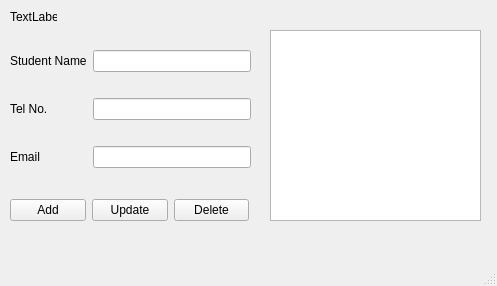
<?xml version="1.0" encoding="UTF-8"?>
<ui version="4.0">
 <class>MainWindow</class>
 <widget class="QMainWindow" name="MainWindow">
  <property name="geometry">
   <rect>
    <x>0</x>
    <y>0</y>
    <width>497</width>
    <height>286</height>
   </rect>
  </property>
  <property name="windowTitle">
   <string>MainWindow</string>
  </property>
  <widget class="QWidget" name="centralwidget">
   <widget class="QWidget" name="horizontalLayoutWidget">
    <property name="geometry">
     <rect>
      <x>10</x>
      <y>190</y>
      <width>239</width>
      <height>41</height>
     </rect>
    </property>
    <layout class="QHBoxLayout" name="horizontalLayout">
     <item>
      <widget class="QPushButton" name="addBtn3">
       <property name="text">
        <string>Add</string>
       </property>
      </widget>
     </item>
     <item>
      <widget class="QPushButton" name="updateBtn3">
       <property name="text">
        <string>Update</string>
       </property>
      </widget>
     </item>
     <item>
      <widget class="QPushButton" name="deleteBtn3">
       <property name="text">
        <string>Delete</string>
       </property>
      </widget>
     </item>
    </layout>
   </widget>
   <widget class="QWidget" name="gridLayoutWidget">
    <property name="geometry">
     <rect>
      <x>10</x>
      <y>30</y>
      <width>241</width>
      <height>161</height>
     </rect>
    </property>
    <layout class="QGridLayout" name="gridLayout">
     <item row="0" column="0">
      <widget class="QLabel" name="label">
       <property name="text">
        <string>Student Name</string>
       </property>
      </widget>
     </item>
     <item row="1" column="0">
      <widget class="QLabel" name="label_2">
       <property name="text">
        <string>Tel No.</string>
       </property>
      </widget>
     </item>
     <item row="2" column="0">
      <widget class="QLabel" name="label_3">
       <property name="text">
        <string>Email</string>
       </property>
      </widget>
     </item>
     <item row="0" column="1">
      <widget class="QLineEdit" name="studentLine"/>
     </item>
     <item row="1" column="1">
      <widget class="QLineEdit" name="telLine"/>
     </item>
     <item row="2" column="1">
      <widget class="QLineEdit" name="emailLine"/>
     </item>
    </layout>
   </widget>
   <widget class="QLabel" name="label_4">
    <property name="geometry">
     <rect>
      <x>10</x>
      <y>10</y>
      <width>47</width>
      <height>13</height>
     </rect>
    </property>
    <property name="text">
     <string>TextLabel</string>
    </property>
   </widget>
   <widget class="QListWidget" name="listWidget">
    <property name="geometry">
     <rect>
      <x>270</x>
      <y>30</y>
      <width>211</width>
      <height>191</height>
     </rect>
    </property>
   </widget>
  </widget>
  <widget class="QMenuBar" name="menubar">
   <property name="geometry">
    <rect>
     <x>0</x>
     <y>0</y>
     <width>497</width>
     <height>21</height>
    </rect>
   </property>
  </widget>
  <widget class="QStatusBar" name="statusbar"/>
 </widget>
 <resources/>
 <connections/>
</ui>
